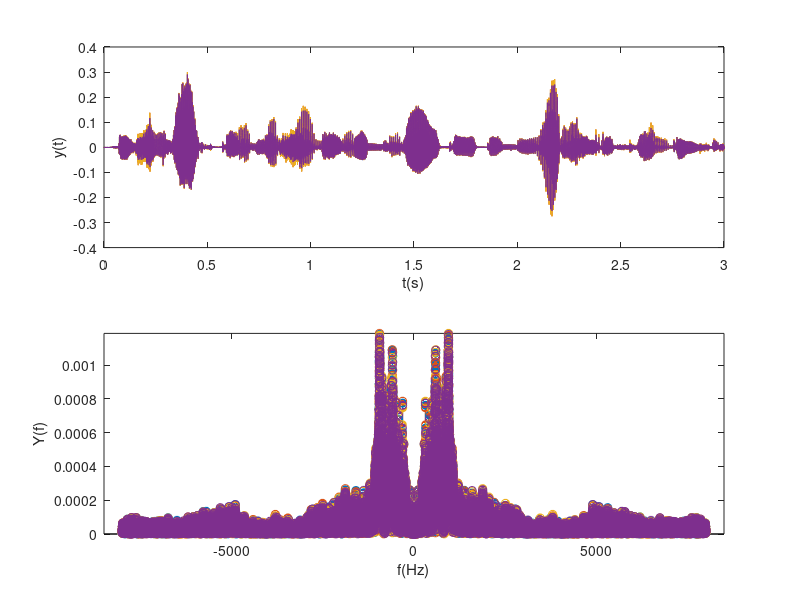
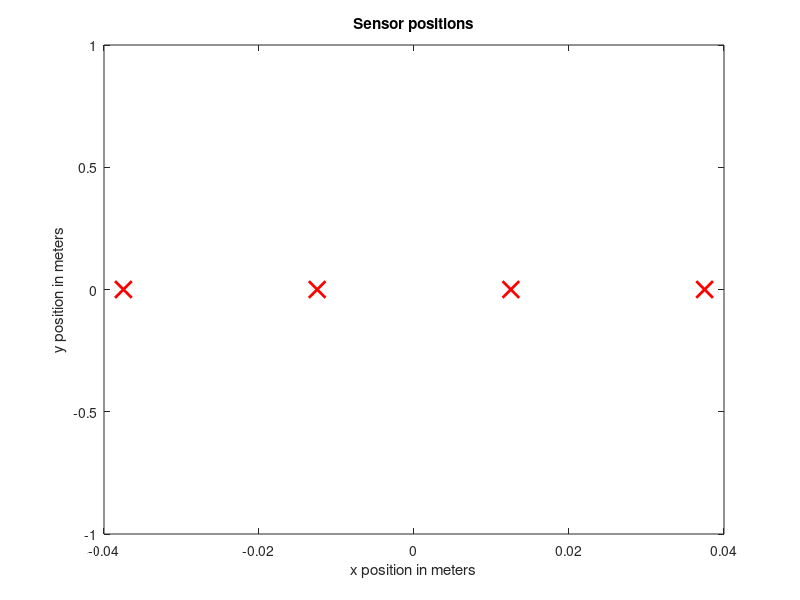
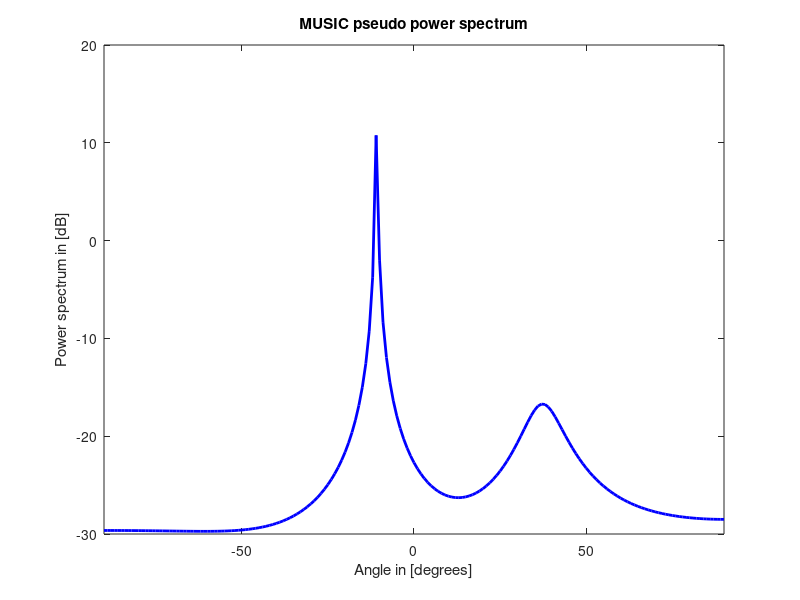

Reproduce these figures in MATLAB, in order. (Note: this script raises an error after producing the figures.)
clear;
%% Load data





load('Observation_wb.mat');                        % load data



N1=length(X);



soundsc(abs(X(:,1)),16000);


fra_per_win = 800;                               %每个window中frame的数量
n_window = fix(N1/fra_per_win);                        %window个数
%每个window wlen个采样点
N=n_window*fra_per_win;                         %舍去多余的采样



%% Plot waveform

wave_form = X;                                 % select one sensor's data as data sample

ds = 1/fs;                             
N = length(wave_form);
t = 0:ds:length(X)/fs-ds;                                    % set the x-axis
f = (-N/2:N/2-1)*fs/N;
Y = fftshift(fft(wave_form))/N;
subplot(2,1,1);plot(t,wave_form); xlabel('t(s)');ylabel('y(t)')
subplot(2,1,2);stem(f,abs(Y),'filled');axis([-8500 8500 0 inf]);
xlabel('f(Hz)');ylabel('Y(f)')
%[m,index_index] = max(abs(Y))
%% Array setup

[Frame,nSensors] = size(X);                            
J = nSensors;                                      % number of sensors
dx = 0.025;                                        % inter-sensor distance in x direction (m)
dy = 0;                                            % sensor distance in y direction (m)
c = 340;                                           % sound velocity  (m)
n_source = 2;                                      % number of sources
Index = linspace(0,J-1,J);
p = (-(J-1)/2 + Index.') * [dx dy];                % sensor position
%% Plot sensor positions

linspec = {'rx','MarkerSize',12,'LineWidth',2};
figure
plot(p(:,1),p(:,2),linspec{:});  
title('Sensor positions');
xlabel('x position in meters');
ylabel('y position in meters');
disp('The four microphones are ready !');
%% STFT（Short Time Fourier Transformation）



matrix_STFT = zeros([fra_per_win,n_window,nSensors]); %预分配一个 窗口长度*窗口数量*4 的零矩阵

for n = 1:nSensors                                      %将矩阵分割为 窗口长度*窗口数量*4 的矩阵
    for x = 1:n_window
    matrix_STFT(:,x,n) = X(fra_per_win*(x-1)+(1:fra_per_win),n);
    end
end


matrix_STFT_result = fft(matrix_STFT);
matrix_STFT_result = matrix_STFT_result(1:(fra_per_win/2+1),:,:);
%% Evaluate the general denominator

stride = 1;                                           % determine the angular resolution(deg)
theta = -90:stride:90;                                  % grid
adding_matrix = zeros(4,4);
denominator_temp = zeros(size(theta,2),1);
linear_frequency_distribution = linspace(0,fs,fra_per_win);
for n = 1:size(matrix_STFT_result,1)               
    temping_matrix = permute(matrix_STFT_result(n,:,:),[2 3 1]) ;
    transpose_matrix = temping_matrix.';
    adding_matrix = transpose_matrix*transpose_matrix';
        
    R_x = (1/n_window).*adding_matrix;                             % autocorrelation estimate
    v = [sin(theta*pi/180);-cos(theta*pi/180)];            % direction vector  
    a_theta = exp(-1j*2*pi*linear_frequency_distribution(n)*(p*v)./c);                  % steer vector
        
    % implement eigen-decomposition
    [V,D] = eig(R_x);
    for x = 1:J
        temp(1,x)=D(x,x);
    end
    V(J+1,:) = temp(1,:);
    V_temp = sortrows(V.',J+1);
    V_temp = V_temp.';
    V = V_temp(1:J,:);
    Un = V(:,1:J-n_source);
    denominator_temp = denominator_temp+diag(a_theta'*(Un*Un')*a_theta);
    
end
%% DoA estimation (MUSIC)                                    % noise subspace (columns are eigenvectors), size: J*(J-n_source)
P_sm = 1./denominator_temp;          % pseudo music power
%% Plot the MUSIC pseudo power spectrum
figure;
linspec = {'b-','LineWidth',2};
plot(theta, 10*log10(abs(P_sm)), linspec{:});
title('MUSIC pseudo power spectrum')
xlabel('Angle in [degrees]');
ylabel('Power spectrum in [dB]');
xlim([-90,90]);

%% Find the local maximum and visualization
P_middle = abs(P_sm(2:end-1));
P_front = abs(P_sm(1:end-2));
P_back = abs(P_sm(3:end));
logic_front = (P_middle - P_front)>0;
logic_back = (P_middle - P_back)>0;
logic = logic_front & logic_back;
P_middle(~logic) = min(P_middle);
P_local = [abs(P_sm(1));P_middle;abs(P_sm(end))];
[~,doa_Idx] = maxk(P_local,n_source);
doa = theta(doa_Idx);
[~,minIdx] = min(abs(doa));
doa_source = doa(minIdx);
[~,maxIdx] = max(abs(doa));
interfer = doa(maxIdx);
disp(['The desired source DOA with MUSIC is: ',num2str(doa_source),' deg']);
disp(['The interfering DOA with MUSIC is: ',num2str(interfer),' deg']);


